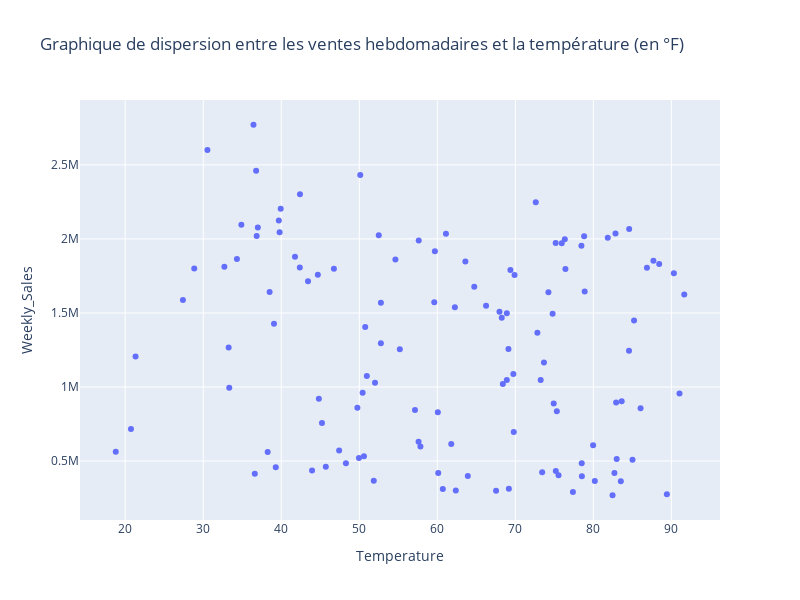

Notebook source saved alongside this figure:
### Markdown cell above
Dans cet hgistogramme des ventes hebdomadaires, on peut tout de suite voir qu'il y a beaucoup de cases vides. Cela signifie que nous n'avons pas toutes les données de ventes, mais seulement des échantillons espacés dans le temps.

### Code cell
# Graphique de dispersion entre les ventes hebdomadaires et la température:

px.scatter(data, 
           x='Temperature', 
           y='Weekly_Sales', 
           title='Graphique de dispersion entre les ventes hebdomadaires et la température (en °F)',
           width = 800,
           height = 600)

### Figure 1 — Plotly figure (JSON) as saved in the notebook; plotly's stock layout.template omitted (floating-point values rounded to 4 significant figures; data arrays with more than 128 entries replaced by an {"elided": "..."} marker saying what was removed)
{"data": [{"hovertemplate": "Temperature=%{x}<br>Weekly_Sales=%{y}<extra></extra>", "legendgroup": "", "marker": {"color": "#636efa", "symbol": "circle"}, "mode": "markers", "name": "", "orientation": "v", "showlegend": false, "type": "scatter", "x": {"elided": "150 float values"}, "xaxis": "x", "y": {"elided": "150 float values"}, "yaxis": "y"}], "layout": {"height": 600, "legend": {"tracegroupgap": 0}, "title": {"text": "Graphique de dispersion entre les ventes hebdomadaires et la température (en °F)"}, "width": 800, "xaxis": {"anchor": "y", "domain": [0, 1], "title": {"text": "Temperature"}}, "yaxis": {"anchor": "x", "domain": [0, 1], "title": {"text": "Weekly_Sales"}}}}
